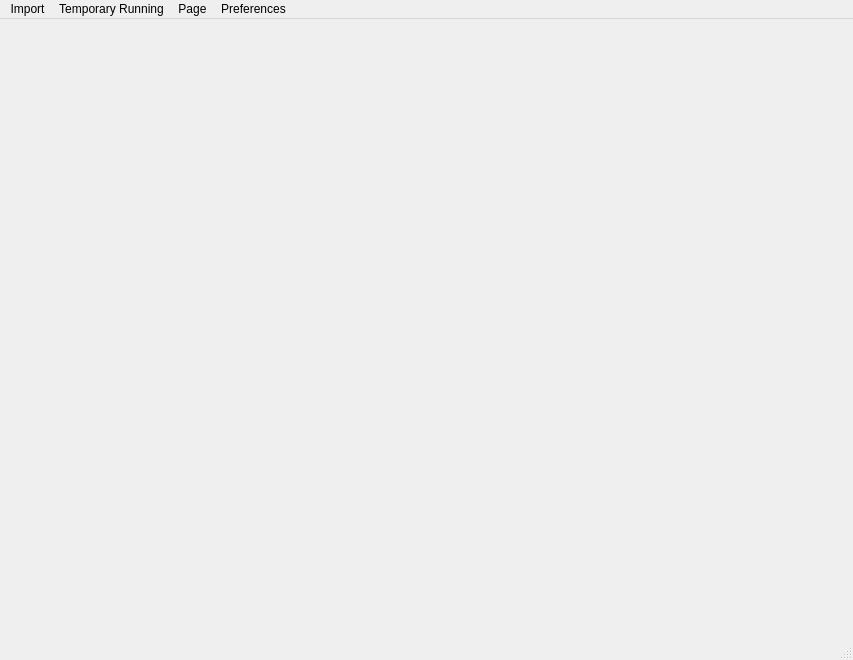
<?xml version="1.0" encoding="UTF-8"?>
<ui version="4.0">
 <class>MainWindow</class>
 <widget class="QMainWindow" name="MainWindow">
  <property name="geometry">
   <rect>
    <x>0</x>
    <y>0</y>
    <width>853</width>
    <height>660</height>
   </rect>
  </property>
  <property name="windowTitle">
   <string>MainWindow</string>
  </property>
  <widget class="QWidget" name="centralwidget">
   <layout class="QGridLayout" name="gridLayout">
    <property name="leftMargin">
     <number>0</number>
    </property>
    <property name="topMargin">
     <number>0</number>
    </property>
    <property name="rightMargin">
     <number>0</number>
    </property>
    <property name="bottomMargin">
     <number>0</number>
    </property>
    <item row="0" column="0">
     <widget class="QStackedWidget" name="mainStack">
      <property name="currentIndex">
       <number>0</number>
      </property>
      <widget class="QWidget" name="ImportDataPage">
       <layout class="QVBoxLayout" name="verticalLayout_2"/>
      </widget>
      <widget class="QWidget" name="FileViewerPage">
       <layout class="QVBoxLayout" name="verticalLayout"/>
      </widget>
      <widget class="QWidget" name="CBASSettingsPage">
       <layout class="QVBoxLayout" name="verticalLayout_3"/>
      </widget>
     </widget>
    </item>
   </layout>
  </widget>
  <widget class="QMenuBar" name="menubar">
   <property name="geometry">
    <rect>
     <x>0</x>
     <y>0</y>
     <width>853</width>
     <height>37</height>
    </rect>
   </property>
   <widget class="QMenu" name="temporary_menu">
    <property name="title">
     <string>Temporary Running</string>
    </property>
    <addaction name="actionGet_Sequences"/>
    <addaction name="actionGenerate_Groups"/>
   </widget>
   <widget class="QMenu" name="menuPage">
    <property name="title">
     <string>Page</string>
    </property>
    <addaction name="separator"/>
    <addaction name="actionImport_Data"/>
    <addaction name="actionFile_Viewer"/>
   </widget>
   <widget class="QMenu" name="menuPreferences">
    <property name="title">
     <string>Preferences</string>
    </property>
    <widget class="QMenu" name="menuAppearance">
     <property name="title">
      <string>Appearance</string>
     </property>
     <widget class="QMenu" name="menuTheme">
      <property name="title">
       <string>Theme</string>
      </property>
      <addaction name="actionDarkTheme"/>
      <addaction name="actionLightTheme"/>
      <addaction name="actionAutoTheme"/>
     </widget>
     <addaction name="menuTheme"/>
     <addaction name="actionFont_Size"/>
    </widget>
    <addaction name="actionReset_Default"/>
    <addaction name="actionImport_Config"/>
    <addaction name="actionExport_Preferences"/>
    <addaction name="separator"/>
    <addaction name="menuAppearance"/>
   </widget>
   <widget class="QMenu" name="menuImport">
    <property name="title">
     <string>Import</string>
    </property>
    <addaction name="actionImport_Data_Dialog"/>
   </widget>
   <addaction name="menuImport"/>
   <addaction name="temporary_menu"/>
   <addaction name="menuPage"/>
   <addaction name="menuPreferences"/>
  </widget>
  <widget class="QStatusBar" name="statusbar"/>
  <action name="actionGet_Sequences">
   <property name="text">
    <string>Get Sequences</string>
   </property>
  </action>
  <action name="actionDark_Theme">
   <property name="text">
    <string>Dark Theme</string>
   </property>
  </action>
  <action name="actionLight_Theme">
   <property name="text">
    <string>Light Theme</string>
   </property>
  </action>
  <action name="actionAuto">
   <property name="text">
    <string>Auto</string>
   </property>
  </action>
  <action name="actionImport_Data">
   <property name="text">
    <string>Import Data</string>
   </property>
  </action>
  <action name="actionFile_Viewer">
   <property name="text">
    <string>File Viewer</string>
   </property>
  </action>
  <action name="actionGenerate_Groups">
   <property name="text">
    <string>Generate Groups</string>
   </property>
  </action>
  <action name="actionReset_Default">
   <property name="text">
    <string>Reset Default</string>
   </property>
  </action>
  <action name="actionImport_Config">
   <property name="text">
    <string>Import Preferences</string>
   </property>
  </action>
  <action name="actionExport_Preferences">
   <property name="text">
    <string>Export Preferences</string>
   </property>
  </action>
  <action name="actionDarkTheme">
   <property name="checkable">
    <bool>false</bool>
   </property>
   <property name="text">
    <string>Dark Theme</string>
   </property>
  </action>
  <action name="actionLightTheme">
   <property name="checkable">
    <bool>false</bool>
   </property>
   <property name="text">
    <string>Light Theme</string>
   </property>
  </action>
  <action name="actionAutoTheme">
   <property name="checkable">
    <bool>false</bool>
   </property>
   <property name="text">
    <string>Auto</string>
   </property>
  </action>
  <action name="actionFont_Size">
   <property name="text">
    <string>Font Size</string>
   </property>
  </action>
  <action name="actionImport_Data_Dialog">
   <property name="text">
    <string>Import Data</string>
   </property>
  </action>
 </widget>
 <resources/>
 <connections/>
</ui>
